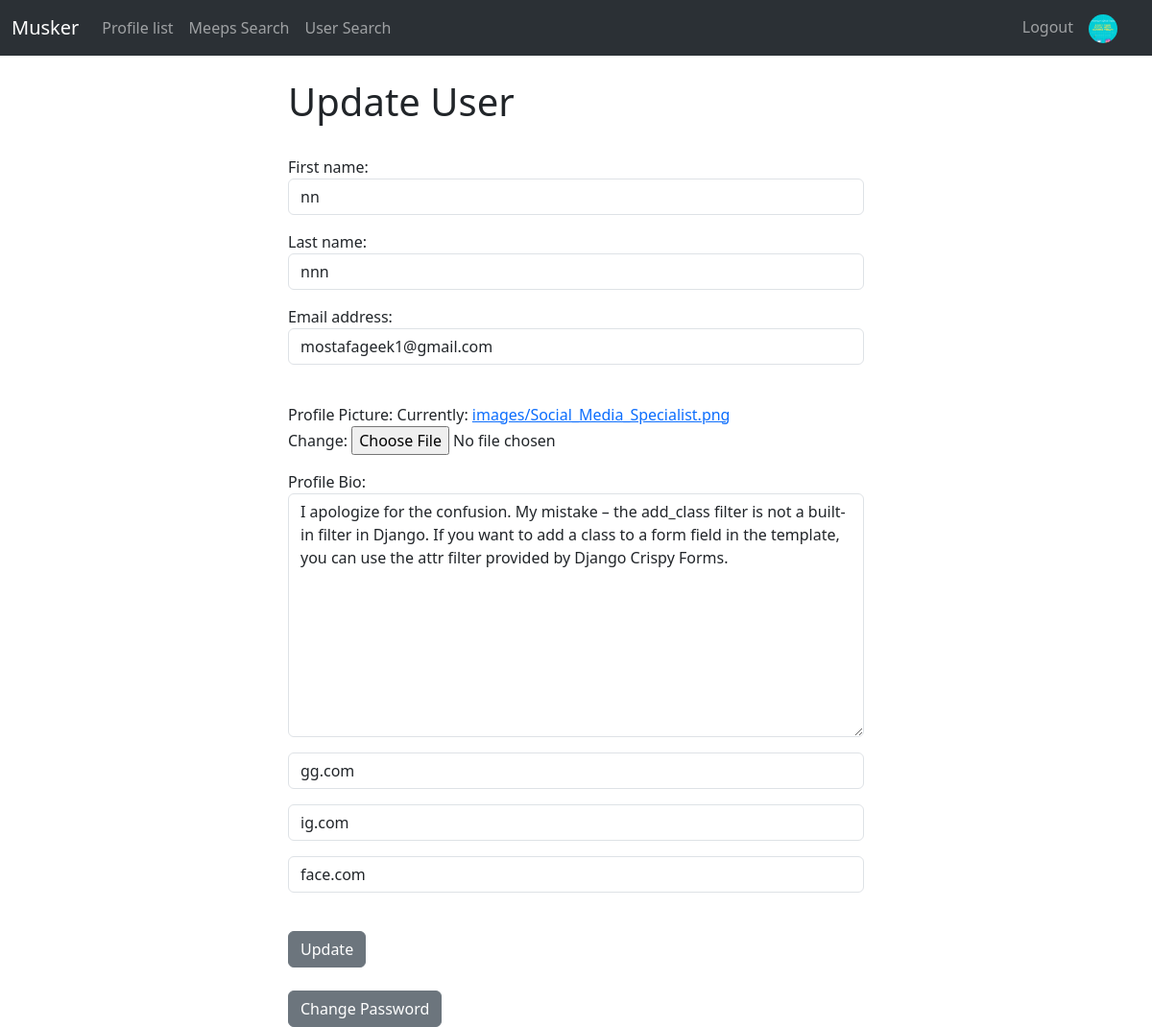
/update_user/ (signed in), run on the app's committed database.
### musker/models.py (models this page shows, shortened)
class Profile(models.Model):
    user = models.OneToOneField(User, on_delete=models.CASCADE)
    follows = models.ManyToManyField("self",
                                     related_name="followed_by",
                                     symmetrical=False,
                                     blank=True)
    date_modified = models.DateTimeField(User, auto_now=True)
    profile_image = models.ImageField(null=True,
                                      blank=True,
                                      upload_to="images/")
    profile_bio = models.CharField(null=True, blank=True, max_length=300)
    website_link = models.CharField(null=True, blank=True, max_length=100)
    instagram_link = models.CharField(null=True, blank=True, max_length=100)
    facebook_link = models.CharField(null=True, blank=True, max_length=100)

### musker/views.py (the view)
# urls.py: path('update_user/', views.update_user, name='update_user'),
def update_user(request):
    if request.user.is_authenticated:
        current_user = User.objects.get(id=request.user.id)
        profile_user = Profile.objects.get(user__id=request.user.id)
        user_form = UserProfileUpdateForm(request.POST or None, request.FILES or None, instance=current_user)
        profile_form = ProfilePicForm(request.POST or None, request.FILES or None, instance=profile_user)
        if user_form.is_valid() and profile_form.is_valid():
            user_form.save()
            profile_form.save()
            login(request, current_user)
            messages.success(request, ('Profile has been updated!'))
            return redirect('home')
        return render(request, 'update_user.html', {'user_form': user_form, 'profile_form': profile_form})
    else:
        messages.success(request, ('You must be logged in !'))
        return redirect('home')

### musker/forms.py
class UserProfileUpdateForm(forms.ModelForm):
    class Meta:
        model = User
        fields = ['first_name', 'last_name', 'email']
        widgets = {
            'first_name': forms.TextInput(attrs={'class': 'form-control', 'placeholder': 'First name'}),
            'last_name': forms.TextInput(attrs={'class': 'form-control', 'placeholder': 'Last name'}),
            'email': forms.EmailInput(attrs={'class': 'form-control', 'placeholder': 'Email address'}),
        }
    def __init__(self, *args, **kwargs):
        super(UserProfileUpdateForm, self).__init__(*args, **kwargs)
        self.fields.pop('password', None)

class ProfilePicForm(forms.ModelForm):
    profile_image = forms.ImageField(label="Profile Picture")
    profile_bio = forms.CharField(label='Profile Bio',
                                  widget=forms.Textarea(attrs={'class':'form-control', 'placeholder':'Profile Bio'}))
    website_link = forms.CharField(label='',
                                  widget=forms.TextInput(attrs={'class':'form-control', 'placeholder':'Website Link'}))
    instagram_link = forms.CharField(label='',
                                  widget=forms.TextInput(attrs={'class':'form-control', 'placeholder':'Instagram Link'}))
    facebook_link = forms.CharField(label='',
                                  widget=forms.TextInput(attrs={'class':'form-control', 'placeholder':'Facebook Link'}))
    class Meta:
        model = Profile
        fields = ('profile_image', 'profile_bio', 'website_link', 'instagram_link', 'facebook_link' )

### musker/templates/update_user.html (shortened to what this page needs)
{% extends 'base.html' %}
{% block content %}
<div class="col-md-6 offset-md-3">
    <h1>Update User</h1>
    <br>
    <form method="POST" action="" enctype="multipart/form-data">
        {{ user_form.as_p }}
        <br>
        {{ profile_form.as_p }}
        <br>
        <button type="submit" class="btn btn-secondary">
            Update
        </button>
    </form>
    <br>
        <a href="{% url 'change_password' %}" class="btn btn-secondary">
            Change Password
        </a>
    </div>
{% endblock %}

### musker/templates/navbar.html (shortened to what this page needs)
{% load static %}
<nav class="navbar navbar-expand-lg bg-body-tertiary" data-bs-theme="dark">
    <div class="container-fluid">
        <a class="navbar-brand" href="{% url 'home' %}">Musker</a>
        <div class="collapse navbar-collapse" id="navbarSupportedContent">
            <ul class="navbar-nav me-auto mb-2 mb-lg-0">
                <li class="nav-item">
                    <a class="nav-link" aria-current="page" href="{% url 'profile_list' %}">Profile list</a>
                </li>
                <li class="nav-item">
                    <a class="nav-link" aria-current="page" href="{% url 'search' %}">Meeps Search</a>
                </li>
                <li class="nav-item">
                    <a class="nav-link" aria-current="page" href="{% url 'user_search' %}">User Search</a>
                </li>
            </ul>
            <ul class="navbar-nav ml-auto">
                {% if user.is_authenticated %}
                    <li class="nav-item">
                        <a class="nav-link" href="{% url 'logout' %}">Logout</a>
                    </li>
                    <li class="nav-link navbar-brand">
                        <a href="{% url 'profile' request.user.id %}">
                            {% if user.profile.profile_image %}
                                <img src="{{ user.profile.profile_image.url }}" class="rounded-circle" width="30" alt="">
                            {% else %}
                                <img class="rounded-circle" src="{% static 'images/default.jpeg' %}" width="30">
                            {% endif %}
                        </a>
                    </li>
                {% endif %}
            </ul>
        </div>
    </div>
</nav>

### data on the page
Profile: profile_bio "I apologize for the confusion. My mistake – the add_class filter is not a built-in filter in Django. If you want to add a class to a form field in the template, you can use the attr filter provided by Django Crispy Forms.", website_link "gg.com", instagram_link "ig.com", facebook_link "face.com"
